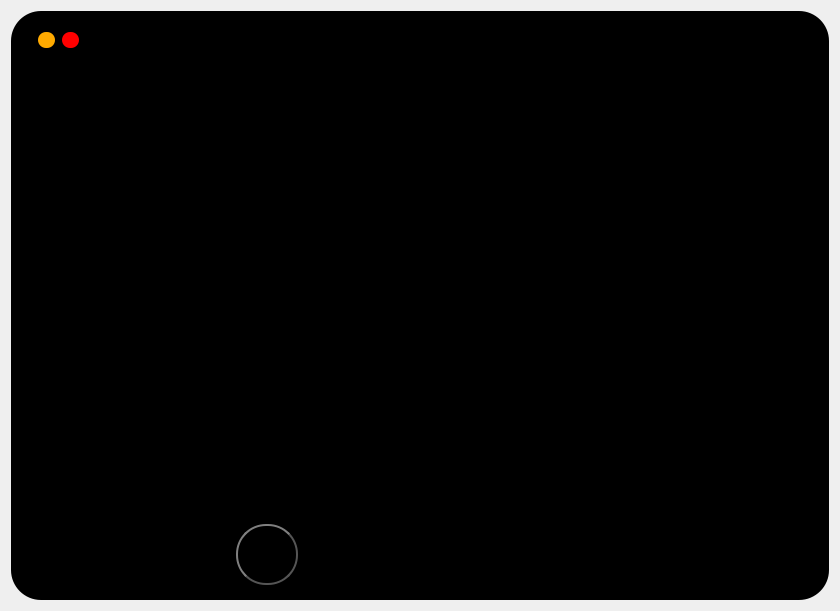
<?xml version="1.0" encoding="UTF-8"?>
<ui version="4.0">
 <class>Form</class>
 <widget class="QWidget" name="Form">
  <property name="geometry">
   <rect>
    <x>0</x>
    <y>0</y>
    <width>840</width>
    <height>611</height>
   </rect>
  </property>
  <property name="windowTitle">
   <string>Form</string>
  </property>
  <layout class="QGridLayout" name="gridLayout">
   <item row="0" column="0">
    <widget class="QFrame" name="frame">
     <property name="styleSheet">
      <string notr="true">background-color: rgb(0, 0, 0);
border-radius:30px;</string>
     </property>
     <property name="frameShape">
      <enum>QFrame::StyledPanel</enum>
     </property>
     <property name="frameShadow">
      <enum>QFrame::Raised</enum>
     </property>
     <layout class="QVBoxLayout" name="verticalLayout_2">
      <item>
       <widget class="QFrame" name="frame_5">
        <property name="maximumSize">
         <size>
          <width>800</width>
          <height>38</height>
         </size>
        </property>
        <property name="styleSheet">
         <string notr="true">background: rgba(191, 64, 64, 0);</string>
        </property>
        <property name="frameShape">
         <enum>QFrame::StyledPanel</enum>
        </property>
        <property name="frameShadow">
         <enum>QFrame::Raised</enum>
        </property>
        <layout class="QGridLayout" name="gridLayout_3">
         <item row="0" column="0">
          <widget class="QFrame" name="frame_btns">
           <property name="maximumSize">
            <size>
             <width>56</width>
             <height>22</height>
            </size>
           </property>
           <property name="styleSheet">
            <string notr="true">background: rgba(255, 255, 255, 0);</string>
           </property>
           <property name="frameShape">
            <enum>QFrame::NoFrame</enum>
           </property>
           <property name="frameShadow">
            <enum>QFrame::Raised</enum>
           </property>
           <layout class="QHBoxLayout" name="horizontalLayout_7">
            <property name="spacing">
             <number>7</number>
            </property>
            <property name="leftMargin">
             <number>9</number>
            </property>
            <property name="topMargin">
             <number>3</number>
            </property>
            <property name="rightMargin">
             <number>5</number>
            </property>
            <property name="bottomMargin">
             <number>9</number>
            </property>
            <item>
             <widget class="QPushButton" name="btn_minimize_5">
              <property name="minimumSize">
               <size>
                <width>16</width>
                <height>16</height>
               </size>
              </property>
              <property name="maximumSize">
               <size>
                <width>17</width>
                <height>17</height>
               </size>
              </property>
              <property name="toolTip">
               <string>Minimize</string>
              </property>
              <property name="styleSheet">
               <string notr="true">QPushButton {
	border: none;
	border-radius: 8px;		
	background-color: rgb(255, 170, 0);
}
QPushButton:hover {	
	background-color: rgba(255, 170, 0, 150);
}</string>
              </property>
              <property name="text">
               <string/>
              </property>
             </widget>
            </item>
            <item>
             <widget class="QPushButton" name="btn_close_5">
              <property name="minimumSize">
               <size>
                <width>16</width>
                <height>16</height>
               </size>
              </property>
              <property name="maximumSize">
               <size>
                <width>17</width>
                <height>17</height>
               </size>
              </property>
              <property name="toolTip">
               <string>Close</string>
              </property>
              <property name="styleSheet">
               <string notr="true">QPushButton {
	border: none;
	border-radius: 8px;		
	background-color: rgb(255, 0, 0);
}
QPushButton:hover {		
	background-color: rgba(255, 0, 0, 150);
}</string>
              </property>
              <property name="text">
               <string/>
              </property>
             </widget>
            </item>
           </layout>
          </widget>
         </item>
         <item row="0" column="1">
          <spacer name="horizontalSpacer">
           <property name="orientation">
            <enum>Qt::Horizontal</enum>
           </property>
           <property name="sizeHint" stdset="0">
            <size>
             <width>40</width>
             <height>20</height>
            </size>
           </property>
          </spacer>
         </item>
        </layout>
       </widget>
      </item>
      <item>
       <widget class="QFrame" name="frame_3">
        <property name="minimumSize">
         <size>
          <width>97</width>
          <height>145</height>
         </size>
        </property>
        <property name="maximumSize">
         <size>
          <width>798</width>
          <height>226</height>
         </size>
        </property>
        <property name="styleSheet">
         <string notr="true">background: rgba(191, 64, 64, 0);</string>
        </property>
        <property name="frameShape">
         <enum>QFrame::StyledPanel</enum>
        </property>
        <property name="frameShadow">
         <enum>QFrame::Raised</enum>
        </property>
        <layout class="QGridLayout" name="gridLayout_2">
         <item row="0" column="2">
          <widget class="QLabel" name="label_2">
           <property name="sizePolicy">
            <sizepolicy hsizetype="Fixed" vsizetype="Fixed">
             <horstretch>0</horstretch>
             <verstretch>0</verstretch>
            </sizepolicy>
           </property>
           <property name="minimumSize">
            <size>
             <width>405</width>
             <height>138</height>
            </size>
           </property>
           <property name="maximumSize">
            <size>
             <width>393</width>
             <height>137</height>
            </size>
           </property>
           <property name="styleSheet">
            <string notr="true"/>
           </property>
           <property name="text">
            <string/>
           </property>
           <property name="pixmap">
            <pixmap resource="../resources.qrc">:/resources/icons/in.gif</pixmap>
           </property>
          </widget>
         </item>
         <item row="0" column="0">
          <spacer name="horizontalSpacer_2">
           <property name="orientation">
            <enum>Qt::Horizontal</enum>
           </property>
           <property name="sizeType">
            <enum>QSizePolicy::Fixed</enum>
           </property>
           <property name="sizeHint" stdset="0">
            <size>
             <width>82</width>
             <height>20</height>
            </size>
           </property>
          </spacer>
         </item>
         <item row="0" column="3">
          <spacer name="horizontalSpacer_3">
           <property name="orientation">
            <enum>Qt::Horizontal</enum>
           </property>
           <property name="sizeType">
            <enum>QSizePolicy::Fixed</enum>
           </property>
           <property name="sizeHint" stdset="0">
            <size>
             <width>41</width>
             <height>20</height>
            </size>
           </property>
          </spacer>
         </item>
        </layout>
       </widget>
      </item>
      <item>
       <widget class="QFrame" name="frame_2">
        <property name="minimumSize">
         <size>
          <width>758</width>
          <height>209</height>
         </size>
        </property>
        <property name="maximumSize">
         <size>
          <width>800</width>
          <height>203</height>
         </size>
        </property>
        <property name="styleSheet">
         <string notr="true">background: rgba(191, 64, 64, 0);</string>
        </property>
        <property name="frameShape">
         <enum>QFrame::StyledPanel</enum>
        </property>
        <property name="frameShadow">
         <enum>QFrame::Raised</enum>
        </property>
        <layout class="QHBoxLayout" name="horizontalLayout">
         <property name="spacing">
          <number>28</number>
         </property>
         <property name="leftMargin">
          <number>0</number>
         </property>
         <property name="topMargin">
          <number>0</number>
         </property>
         <property name="rightMargin">
          <number>0</number>
         </property>
         <property name="bottomMargin">
          <number>0</number>
         </property>
         <item>
          <widget class="QLabel" name="label_3">
           <property name="minimumSize">
            <size>
             <width>0</width>
             <height>0</height>
            </size>
           </property>
           <property name="maximumSize">
            <size>
             <width>274</width>
             <height>168</height>
            </size>
           </property>
           <property name="styleSheet">
            <string notr="true">background-color: rgba(255, 255, 255, 0);</string>
           </property>
           <property name="text">
            <string/>
           </property>
           <property name="pixmap">
            <pixmap resource="../resources.qrc">:/resources/icons/powersource.gif</pixmap>
           </property>
           <property name="scaledContents">
            <bool>true</bool>
           </property>
           <property name="margin">
            <number>-78</number>
           </property>
          </widget>
         </item>
         <item>
          <widget class="QLabel" name="label_5">
           <property name="sizePolicy">
            <sizepolicy hsizetype="Fixed" vsizetype="Fixed">
             <horstretch>0</horstretch>
             <verstretch>0</verstretch>
            </sizepolicy>
           </property>
           <property name="minimumSize">
            <size>
             <width>238</width>
             <height>41</height>
            </size>
           </property>
           <property name="maximumSize">
            <size>
             <width>219</width>
             <height>183</height>
            </size>
           </property>
           <property name="sizeIncrement">
            <size>
             <width>0</width>
             <height>0</height>
            </size>
           </property>
           <property name="styleSheet">
            <string notr="true">background: rgba(255, 255, 255, 0);</string>
           </property>
           <property name="text">
            <string/>
           </property>
           <property name="pixmap">
            <pixmap resource="../resources.qrc">:/resources/icons/phoenix.png</pixmap>
           </property>
           <property name="scaledContents">
            <bool>true</bool>
           </property>
          </widget>
         </item>
         <item>
          <widget class="QLabel" name="label">
           <property name="sizePolicy">
            <sizepolicy hsizetype="Fixed" vsizetype="Fixed">
             <horstretch>0</horstretch>
             <verstretch>0</verstretch>
            </sizepolicy>
           </property>
           <property name="minimumSize">
            <size>
             <width>61</width>
             <height>48</height>
            </size>
           </property>
           <property name="maximumSize">
            <size>
             <width>225</width>
             <height>221</height>
            </size>
           </property>
           <property name="toolTipDuration">
            <number>-3</number>
           </property>
           <property name="frameShape">
            <enum>QFrame::Box</enum>
           </property>
           <property name="text">
            <string/>
           </property>
           <property name="pixmap">
            <pixmap resource="../resources.qrc">:/resources/icons/globe.gif</pixmap>
           </property>
           <property name="scaledContents">
            <bool>true</bool>
           </property>
           <property name="margin">
            <number>-33</number>
           </property>
          </widget>
         </item>
        </layout>
       </widget>
      </item>
      <item>
       <spacer name="verticalSpacer_3">
        <property name="orientation">
         <enum>Qt::Vertical</enum>
        </property>
        <property name="sizeType">
         <enum>QSizePolicy::Fixed</enum>
        </property>
        <property name="sizeHint" stdset="0">
         <size>
          <width>20</width>
          <height>80</height>
         </size>
        </property>
       </spacer>
      </item>
      <item>
       <widget class="QFrame" name="frame_4">
        <property name="frameShape">
         <enum>QFrame::StyledPanel</enum>
        </property>
        <property name="frameShadow">
         <enum>QFrame::Raised</enum>
        </property>
        <layout class="QHBoxLayout" name="horizontalLayout_2">
         <property name="spacing">
          <number>1</number>
         </property>
         <property name="leftMargin">
          <number>5</number>
         </property>
         <property name="rightMargin">
          <number>4</number>
         </property>
         <property name="bottomMargin">
          <number>9</number>
         </property>
         <item>
          <spacer name="horizontalSpacer_6">
           <property name="orientation">
            <enum>Qt::Horizontal</enum>
           </property>
           <property name="sizeType">
            <enum>QSizePolicy::Minimum</enum>
           </property>
           <property name="sizeHint" stdset="0">
            <size>
             <width>194</width>
             <height>20</height>
            </size>
           </property>
          </spacer>
         </item>
         <item>
          <widget class="QPushButton" name="pushButton">
           <property name="sizePolicy">
            <sizepolicy hsizetype="Fixed" vsizetype="Fixed">
             <horstretch>0</horstretch>
             <verstretch>0</verstretch>
            </sizepolicy>
           </property>
           <property name="minimumSize">
            <size>
             <width>62</width>
             <height>61</height>
            </size>
           </property>
           <property name="maximumSize">
            <size>
             <width>48</width>
             <height>55</height>
            </size>
           </property>
           <property name="styleSheet">
            <string notr="true">QPushButton {
    color: #333;
    border: 2px solid #555;
    border-radius: 30px;
    border-style: outset;
    background: qradialgradient(
        cx: 0.3, cy: -0.4, fx: 0.3, fy: -0.4,
        radius: 1.35, stop: 0 #fff, stop: 1 #888
        );
    padding: 5px;
    }

QPushButton:hover {
    background: qradialgradient(
        cx: 0.3, cy: -0.4, fx: 0.3, fy: -0.4,
        radius: 1.35, stop: 0 #fff, stop: 1 #bbb
        );
    }

QPushButton:pressed {
    border-style: inset;
    background: qradialgradient(
        cx: 0.4, cy: -0.1, fx: 0.4, fy: -0.1,
        radius: 1.35, stop: 0 #fff, stop: 1 #ddd
        );
    }</string>
           </property>
           <property name="text">
            <string/>
           </property>
          </widget>
         </item>
         <item>
          <widget class="QLabel" name="label_4">
           <property name="sizePolicy">
            <sizepolicy hsizetype="Fixed" vsizetype="Fixed">
             <horstretch>0</horstretch>
             <verstretch>0</verstretch>
            </sizepolicy>
           </property>
           <property name="minimumSize">
            <size>
             <width>100</width>
             <height>33</height>
            </size>
           </property>
           <property name="maximumSize">
            <size>
             <width>300</width>
             <height>70</height>
            </size>
           </property>
           <property name="styleSheet">
            <string notr="true">background-color: rgba(255, 255, 255, 0);</string>
           </property>
           <property name="text">
            <string/>
           </property>
           <property name="pixmap">
            <pixmap resource="../resources.qrc">:/resources/icons/lines1.gif</pixmap>
           </property>
           <property name="scaledContents">
            <bool>true</bool>
           </property>
           <property name="margin">
            <number>-28</number>
           </property>
          </widget>
         </item>
         <item>
          <spacer name="horizontalSpacer_7">
           <property name="orientation">
            <enum>Qt::Horizontal</enum>
           </property>
           <property name="sizeType">
            <enum>QSizePolicy::Minimum</enum>
           </property>
           <property name="sizeHint" stdset="0">
            <size>
             <width>182</width>
             <height>20</height>
            </size>
           </property>
          </spacer>
         </item>
        </layout>
       </widget>
      </item>
     </layout>
    </widget>
   </item>
  </layout>
 </widget>
 <resources>
  <include location="../resources.qrc"/>
  <include location="../resources.qrc"/>
 </resources>
 <connections/>
</ui>
